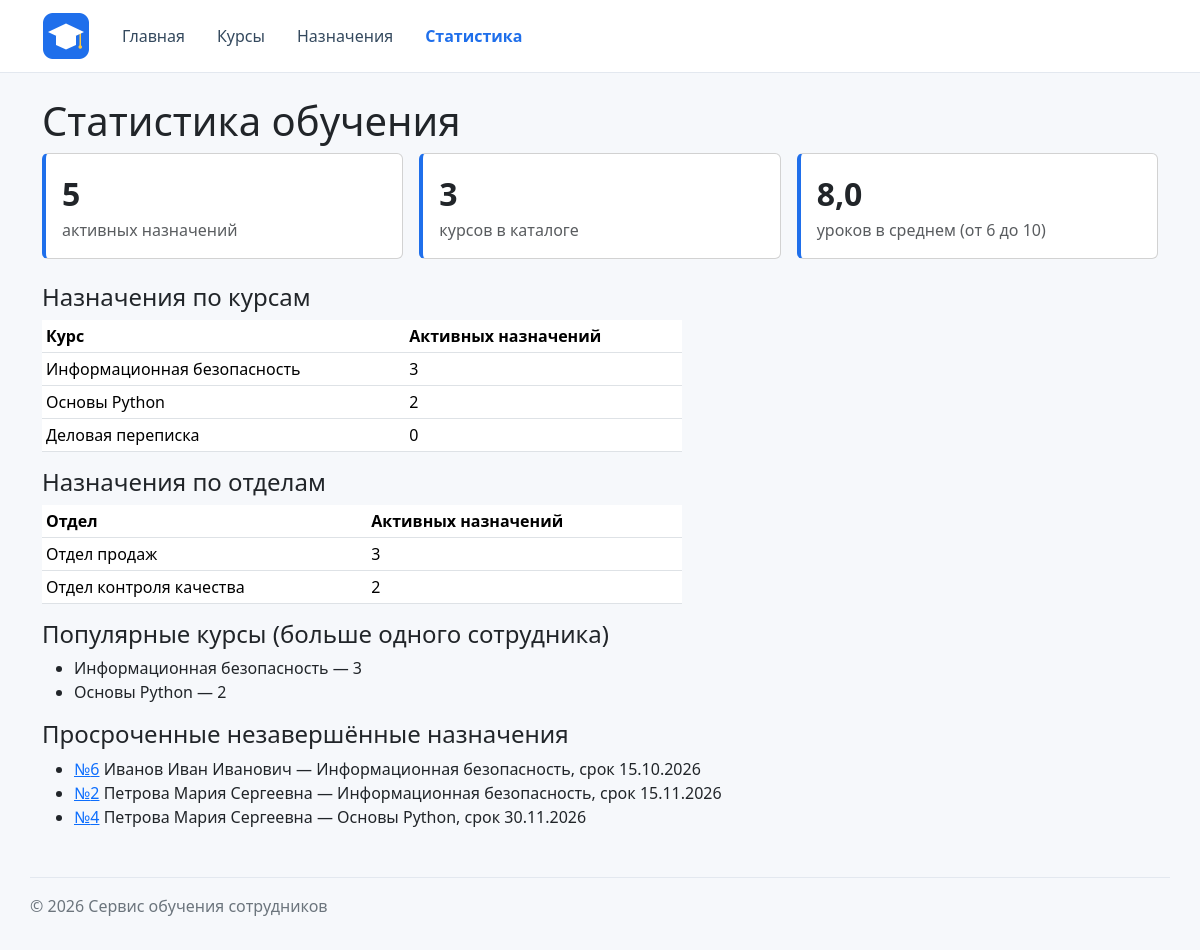
The page /enrollments/statistics/ on the database its author committed.
### enrollments/views.py (the view)
# urls.py: path("statistics/", views.statistics, name="statistics"),
def statistics(request: HttpRequest) -> HttpResponse:
    summary = fetch_one(
        """
        SELECT
            COUNT(*) AS courses_count,
            MIN(total_lessons) AS min_lessons,
            MAX(total_lessons) AS max_lessons,
            ROUND(AVG(total_lessons), 1) AS avg_lessons
        FROM courses
        """
    )
    active_row = fetch_one(
        """
        SELECT COUNT(*) AS active_count
        FROM enrollments
        WHERE is_cancelled = 0
        """
    )
    active_count = active_row["active_count"] if active_row else 0
    by_course = fetch_all(
        """
        SELECT
            courses.title AS course_title,
            COUNT(enrollments.id) AS enrollments_count
        FROM courses
        LEFT JOIN enrollments
            ON courses.id = enrollments.course_id
            AND enrollments.is_cancelled = 0
        GROUP BY courses.id, courses.title
        ORDER BY enrollments_count DESC, courses.title
        """
    )
    by_department = fetch_all(
        """
        SELECT
            employees.department,
            COUNT(enrollments.id) AS enrollments_count
        FROM enrollments
        JOIN employees ON enrollments.employee_id = employees.id
        WHERE enrollments.is_cancelled = 0
        GROUP BY employees.department
        ORDER BY enrollments_count DESC
        """
    )
    popular = fetch_all(
        """
        SELECT
            courses.title AS course_title,
            COUNT(enrollments.id) AS enrollments_count
        FROM courses
        JOIN enrollments ON courses.id = enrollments.course_id
        WHERE enrollments.is_cancelled = 0
        GROUP BY courses.id, courses.title
        HAVING COUNT(enrollments.id) > 1
        ORDER BY enrollments_count DESC
        """
    )
    overdue = fetch_all(
        """
        SELECT
            enrollments.id,
            employees.full_name AS employee_name,
            courses.title AS course_title,
            strftime('%d.%m.%Y', enrollments.deadline) AS deadline
        FROM enrollments
        JOIN courses ON enrollments.course_id = courses.id
        JOIN employees ON enrollments.employee_id = employees.id
        WHERE enrollments.is_cancelled = 0
          AND enrollments.deadline < date('now')
          AND enrollments.lessons_completed < courses.total_lessons
        ORDER BY enrollments.deadline
        """
    )
    context = {
        "summary": summary,
        "active_count": active_count,
        "by_course": by_course,
        "by_department": by_department,
        "popular": popular,
        "overdue": overdue,
    }
    return render(request, "enrollments/statistics.html", context)

### db/database.py (called while the page is built)
def get_connection(db_path: Union[str, Path] = DB_PATH) -> sqlite3.Connection:
    conn = sqlite3.connect(db_path)
    conn.execute("PRAGMA foreign_keys = ON")
    return conn

def fetch_all(
    sql: str, params: Sequence[Any] = (), db_path: Union[str, Path] = DB_PATH
) -> list[dict[str, Any]]:
    conn = get_connection(db_path)
    conn.row_factory = sqlite3.Row
    try:
        return [dict(row) for row in conn.execute(sql, params).fetchall()]
    finally:
        conn.close()

def fetch_one(
    sql: str, params: Sequence[Any] = (), db_path: Union[str, Path] = DB_PATH
) -> Optional[dict[str, Any]]:
    conn = get_connection(db_path)
    conn.row_factory = sqlite3.Row
    try:
        row = conn.execute(sql, params).fetchone()
        return dict(row) if row is not None else None
    finally:
        conn.close()

### enrollments/templates/enrollments/statistics.html (shortened to what this page needs)
{% extends "base.html" %}
{% block content %}
    <h1>Статистика обучения</h1>
    <div class="row g-3 mb-4">
        <div class="col-sm-4">
            <div class="card stat-card"><div class="card-body">
                <div class="stat-value">{{ active_count }}</div>
                <div class="text-muted">активных назначений</div>
            </div></div>
        </div>
        <div class="col-sm-4">
            <div class="card stat-card"><div class="card-body">
                <div class="stat-value">{{ summary.courses_count }}</div>
                <div class="text-muted">курсов в каталоге</div>
            </div></div>
        </div>
        <div class="col-sm-4">
            <div class="card stat-card"><div class="card-body">
                <div class="stat-value">{{ summary.avg_lessons }}</div>
                <div class="text-muted">
                    уроков в среднем (от {{ summary.min_lessons }} до {{ summary.max_lessons }})
                </div>
            </div></div>
        </div>
    </div>
    <h2 class="h4">Назначения по курсам</h2>
    <table class="table table-sm stat-table">
        <thead><tr><th>Курс</th><th>Активных назначений</th></tr></thead>
        <tbody>
            {% for item in by_course %}
                <tr><td>{{ item.course_title }}</td><td>{{ item.enrollments_count }}</td></tr>
            {% empty %}
                <tr><td colspan="2">Данные отсутствуют.</td></tr>
            {% endfor %}
        </tbody>
    </table>
    <h2 class="h4">Назначения по отделам</h2>
    <table class="table table-sm stat-table">
        <thead><tr><th>Отдел</th><th>Активных назначений</th></tr></thead>
        <tbody>
            {% for item in by_department %}
                <tr><td>{{ item.department }}</td><td>{{ item.enrollments_count }}</td></tr>
            {% empty %}
                <tr><td colspan="2">Данные отсутствуют.</td></tr>
            {% endfor %}
        </tbody>
    </table>
    <h2 class="h4">Популярные курсы (больше одного сотрудника)</h2>
    <ul>
        {% for item in popular %}
            <li>{{ item.course_title }} — {{ item.enrollments_count }}</li>
        {% empty %}
            <li>Таких курсов пока нет.</li>
        {% endfor %}
    </ul>
    <h2 class="h4">Просроченные незавершённые назначения</h2>
    <ul>
        {% for item in overdue %}
            <li>
                <a href="{% url 'enrollments:detail' item.id %}">№{{ item.id }}</a>
                {{ item.employee_name }} — {{ item.course_title }}, срок {{ item.deadline }}
            </li>
        {% empty %}
            <li>Просроченных назначений нет.</li>
        {% endfor %}
    </ul>
{% endblock %}

### templates/base.html (shortened to what this page needs)
{% load static %}
<!DOCTYPE html>
<html lang="ru">
<head>
    <link
        rel="stylesheet"
        href="https://cdn.jsdelivr.net/npm/bootstrap@5.3.3/dist/css/bootstrap.min.css"
    >
    <link rel="stylesheet" href="{% static 'homepage/css/style.css' %}">
</head>
<body>
    <header class="site-header">
        <div class="container d-flex align-items-center gap-3">
            <a href="{% url 'homepage:index' %}">
                <img
                    src="{% static 'homepage/img/logo.png' %}"
                    alt="Сервис обучения сотрудников"
                    class="site-logo"
                >
            </a>
            {% include "includes/navigation.html" %}
        </div>
    </header>
    <main class="container site-main">
        {% block content %}
        {% endblock %}
    </main>
    <footer class="container site-footer">
        <p>
            © <span id="current-year"></span> Сервис обучения сотрудников
        </p>
    </footer>
</body>
</html>

### templates/includes/navigation.html
{% with section=request.resolver_match.namespace %}
    <nav class="nav site-nav">
        <a
            class="nav-link {% if section == 'homepage' %}active{% endif %}"
            href="{% url 'homepage:index' %}"
        >Главная</a>
        <a
            class="nav-link {% if section == 'courses' %}active{% endif %}"
            href="{% url 'courses:list' %}"
        >Курсы</a>
        <a
            class="nav-link {% if section == 'enrollments' and request.resolver_match.url_name != 'statistics' %}active{% endif %}"
            href="{% url 'enrollments:list' %}"
        >Назначения</a>
        <a
            class="nav-link {% if request.resolver_match.url_name == 'statistics' %}active{% endif %}"
            href="{% url 'enrollments:statistics' %}"
        >Статистика</a>
    </nav>
{% endwith %}

### homepage/static/homepage/css/style.css (style rules this page uses)
body { min-height: 100vh; display: flex; flex-direction: column; background-color: #f6f8fb; }
.site-header { padding: 0.75rem 0; margin-bottom: 1.5rem; background-color: #ffffff; border-bottom: 1px solid #e3e8ef; }
.site-logo { width: 48px; height: auto; }
.site-nav .nav-link { color: #34495e; }
.site-nav .nav-link.active { color: #1f6feb; font-weight: 600; }
.site-main { flex: 1; }
.site-footer { margin-top: 2rem; padding: 1rem 0; color: #6c757d; border-top: 1px solid #e3e8ef; }
.stat-card { border-left: 4px solid #1f6feb; }
.stat-value { font-size: 2rem; font-weight: 600; }
.stat-table { max-width: 640px; }

### rows shown on the page
courses: course_title "Информационная безопасность", enrollments_count "3", id "6", employee_name "Иванов Иван Иванович", deadline "15.10.2026"
courses: course_title "Основы Python", enrollments_count "2"
courses: course_title "Деловая переписка", enrollments_count "0"
employees: department "Отдел продаж", enrollments_count "3"
employees: department "Отдел контроля качества", enrollments_count "2"

### other values the page prints
{{ active_count }} "5"
{{ summary.courses_count }} "3"
{{ summary.avg_lessons }} "8,0"
{{ summary.min_lessons }} "6"
{{ summary.max_lessons }} "10"
{{ item.id }} "2" "4"
{{ item.employee_name }} "Петрова Мария Сергеевна" "Петрова Мария Сергеевна"
{{ item.course_title }} "Информационная безопасность" "Основы Python"
{{ item.deadline }} "15.11.2026" "30.11.2026"
